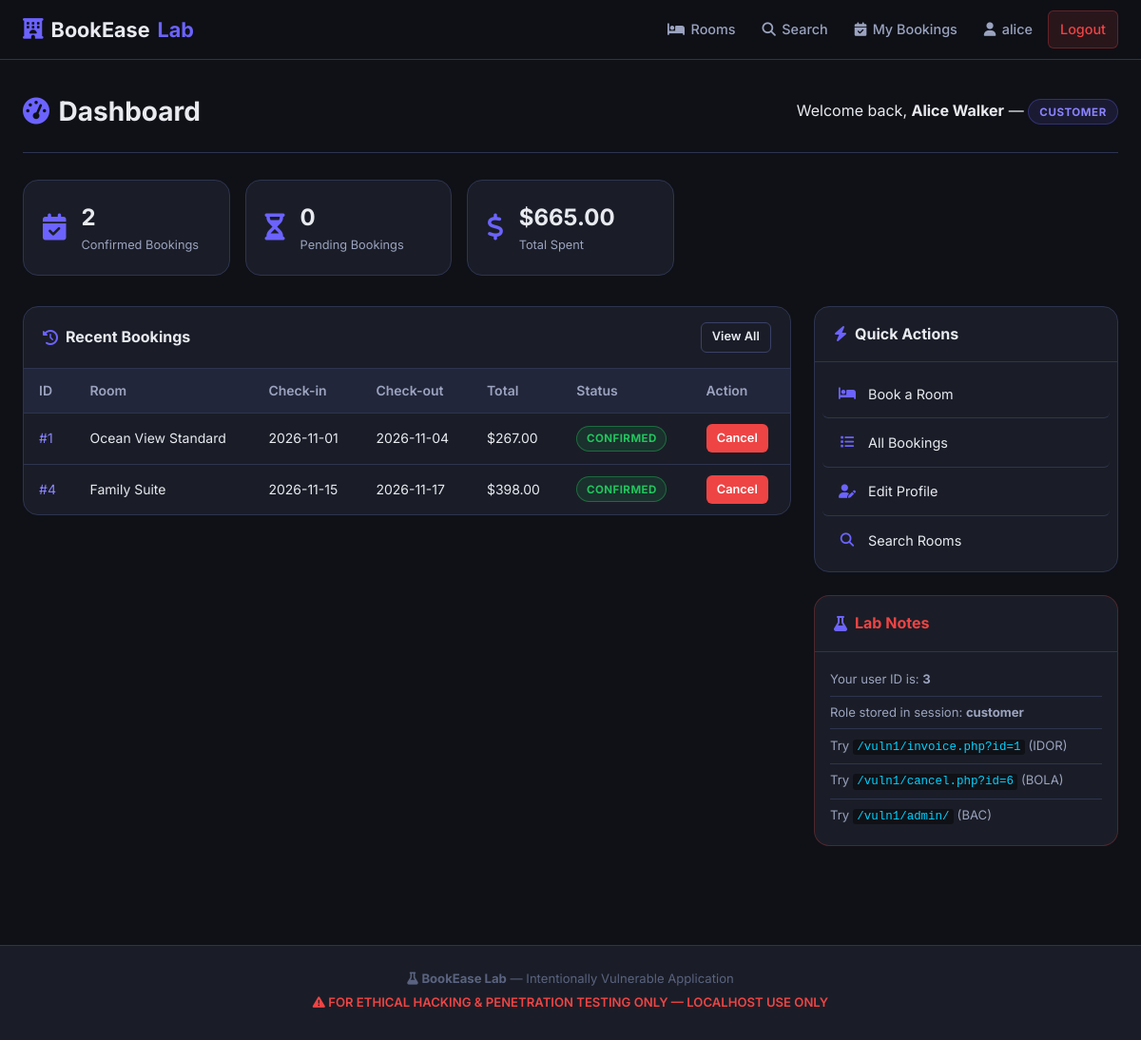
Page /dashboard.php (signed in) on the committed database.
### tables this page shows
CREATE TABLE IF NOT EXISTS bookings (
    id            INT AUTO_INCREMENT PRIMARY KEY,
    user_id       INT NOT NULL,
    room_id       INT NOT NULL,
    check_in      DATE NOT NULL,
    check_out     DATE NOT NULL,
    guests        INT NOT NULL DEFAULT 1,
    total_price   DECIMAL(10,2) NOT NULL,         
    status        ENUM('pending','confirmed','cancelled','completed') NOT NULL DEFAULT 'pending',
    notes         TEXT DEFAULT NULL,               
    coupon_code   VARCHAR(30) DEFAULT NULL,
    discount_pct  INT DEFAULT 0,
    created_at    DATETIME DEFAULT CURRENT_TIMESTAMP,
    FOREIGN KEY (user_id) REFERENCES users(id),
    FOREIGN KEY (room_id) REFERENCES rooms(id)
);

CREATE TABLE IF NOT EXISTS rooms (
    id           INT AUTO_INCREMENT PRIMARY KEY,
    name         VARCHAR(120) NOT NULL,
    type         ENUM('standard','deluxe','suite','conference') NOT NULL DEFAULT 'standard',
    description  TEXT,
    price_per_night DECIMAL(10,2) NOT NULL,
    capacity     INT NOT NULL DEFAULT 2,
    image        VARCHAR(255) DEFAULT 'default-room.jpg',
    status       ENUM('available','maintenance','inactive') NOT NULL DEFAULT 'available'
);

### includes/auth.php (called while the page is built, shortened)
<?php
function current_user() {
    return isset($_SESSION['user']) ? $_SESSION['user'] : null;
}

### dashboard.php (the view, shortened to what this page needs)
<?php
require_once 'includes/db.php';
require_once 'includes/auth.php';
$user = current_user();
$uid  = (int)$user['id'];
$bk_res  = mysqli_query($conn, "SELECT COUNT(*) AS cnt FROM bookings WHERE user_id=$uid AND status='confirmed'");
$bk_cnt  = mysqli_fetch_assoc($bk_res)['cnt'];
$pen_res = mysqli_query($conn, "SELECT COUNT(*) AS cnt FROM bookings WHERE user_id=$uid AND status='pending'");
$pen_cnt = mysqli_fetch_assoc($pen_res)['cnt'];
$spent_res = mysqli_query($conn, "SELECT COALESCE(SUM(total_price),0) AS total FROM bookings WHERE user_id=$uid AND status IN ('confirmed','completed')");
$spent     = mysqli_fetch_assoc($spent_res)['total'];
$recent = mysqli_query($conn, "SELECT b.*, r.name AS room_name FROM bookings b JOIN rooms r ON b.room_id=r.id WHERE b.user_id=$uid ORDER BY b.created_at DESC LIMIT 5");
require_once 'includes/header.php';
?>
<div class="container">
    <div class="page-header">
        <h1><i class="fa-solid fa-gauge-high"></i> Dashboard</h1>
        <p>Welcome back, <strong><?= htmlspecialchars($user['full_name']) ?></strong> &mdash; <span class="role-badge role-<?= $user['role'] ?>"><?= ucfirst($user['role']) ?></span></p>
    </div>
    <div class="stats-row">
        <div class="stat-widget">
            <i class="fa-solid fa-calendar-check"></i>
            <div class="stat-widget-body">
                <div class="stat-widget-num"><?= $bk_cnt ?></div>
                <div class="stat-widget-label">Confirmed Bookings</div>
            </div>
        </div>
        <div class="stat-widget">
            <i class="fa-solid fa-hourglass-half"></i>
            <div class="stat-widget-body">
                <div class="stat-widget-num"><?= $pen_cnt ?></div>
                <div class="stat-widget-label">Pending Bookings</div>
            </div>
        </div>
        <div class="stat-widget">
            <i class="fa-solid fa-dollar-sign"></i>
            <div class="stat-widget-body">
                <div class="stat-widget-num">$<?= number_format($spent, 2) ?></div>
                <div class="stat-widget-label">Total Spent</div>
            </div>
        </div>
    </div>
    <div class="dashboard-grid">
        <div class="dashboard-main">
            <div class="card">
                <div class="card-header">
                    <h3><i class="fa-solid fa-clock-rotate-left"></i> Recent Bookings</h3>
                    <a href="/vuln1/bookings.php" class="btn btn-sm btn-outline">View All</a>
                </div>
                <div class="table-wrap">
                <table class="data-table">
                    <thead>
                        <tr><th>ID</th><th>Room</th><th>Check-in</th><th>Check-out</th><th>Total</th><th>Status</th><th>Action</th></tr>
                    </thead>
                    <tbody>
                    <?php while ($b = mysqli_fetch_assoc($recent)): ?>
                        <tr>
                            <td><a href="/vuln1/invoice.php?id=<?= $b['id'] ?>">#<?= $b['id'] ?></a></td>
                            <td><?= htmlspecialchars($b['room_name']) ?></td>
                            <td><?= $b['check_in'] ?></td>
                            <td><?= $b['check_out'] ?></td>
                            <td>$<?= number_format($b['total_price'], 2) ?></td>
                            <td><span class="status-badge status-<?= $b['status'] ?>"><?= ucfirst($b['status']) ?></span></td>
                            <td>
                                <?php if ($b['status'] === 'confirmed' || $b['status'] === 'pending'): ?>
                                <a href="/vuln1/cancel.php?id=<?= $b['id'] ?>" class="btn btn-sm btn-danger"
                                   onclick="return confirm('Cancel booking #<?= $b['id'] ?>?')">Cancel</a>
                                <?php else: ?>
                                <span class="text-muted">—</span>
                                <?php endif; ?>
                            </td>
                        </tr>
                    <?php endwhile; ?>
                    </tbody>
                </table>
                </div>
            </div>
        </div>
        <div class="dashboard-side">
            <div class="card">
                <div class="card-header"><h3><i class="fa-solid fa-bolt"></i> Quick Actions</h3></div>
                <div class="quick-actions">
                    <a href="/vuln1/rooms.php" class="quick-action">
                        <i class="fa-solid fa-bed"></i> Book a Room
                    </a>
                    <a href="/vuln1/bookings.php" class="quick-action">
                        <i class="fa-solid fa-list"></i> All Bookings
                    </a>
                    <a href="/vuln1/profile.php" class="quick-action">
                        <i class="fa-solid fa-user-pen"></i> Edit Profile
                    </a>
                    <a href="/vuln1/search.php" class="quick-action">
                        <i class="fa-solid fa-magnifying-glass"></i> Search Rooms
                    </a>
                </div>
            </div>
            <div class="card vuln-card-panel">
                <div class="card-header"><h3><i class="fa-solid fa-flask"></i> Lab Notes</h3></div>
                <ul class="lab-notes">
                    <li>Your user ID is: <strong><?= $uid ?></strong></li>
                    <li>Role stored in session: <strong><?= $user['role'] ?></strong></li>
                    <li>Try <code>/vuln1/invoice.php?id=1</code> (IDOR)</li>
                    <li>Try <code>/vuln1/cancel.php?id=6</code> (BOLA)</li>
                    <li>Try <code>/vuln1/admin/</code> (BAC)</li>
                </ul>
            </div>
        </div>
    </div>
</div>
<?php require_once 'includes/footer.php'; ?>

### rows in the picture
bookings: id "1", room.name "Ocean View Standard", check_in "2026-11-01", check_out "2026-11-04", total_price "267.00", status "CONFIRMED"
bookings: id "4", room.name "Family Suite", check_in "2026-11-15", check_out "2026-11-17", total_price "398.00", status "CONFIRMED"

### other values in the picture
$user['username'] "alice"
$user['full_name'] "Alice Walker"
$user['role'] "CUSTOMER"
$bk_cnt "2"
$pen_cnt "0"
$spent "665.00"
$uid "3"
$user['role'] "customer"
